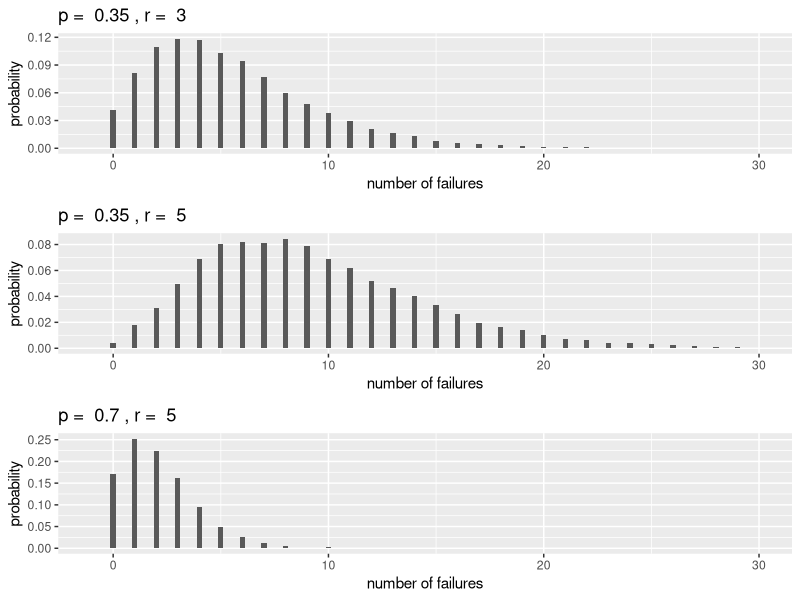
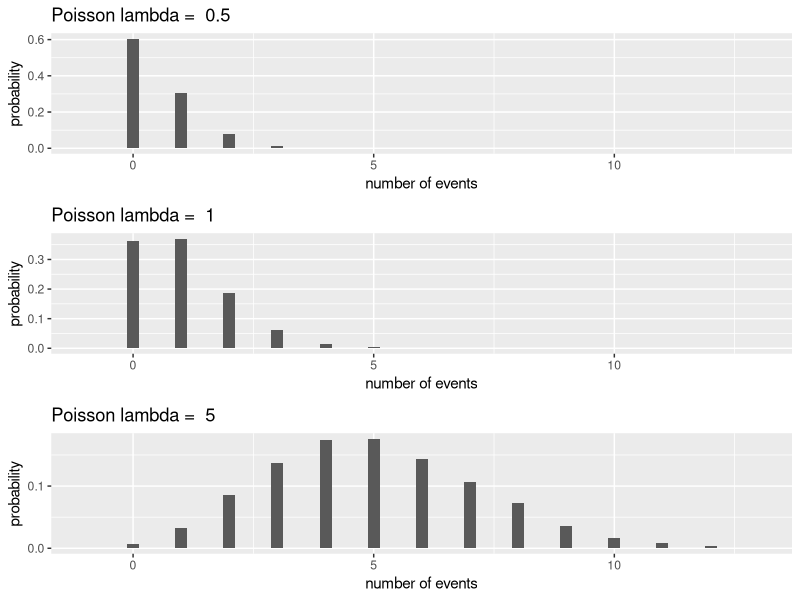
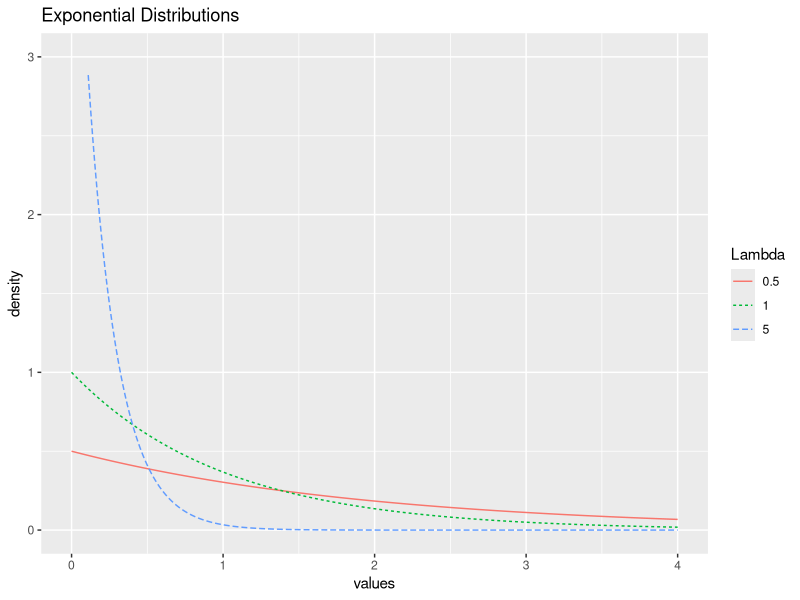
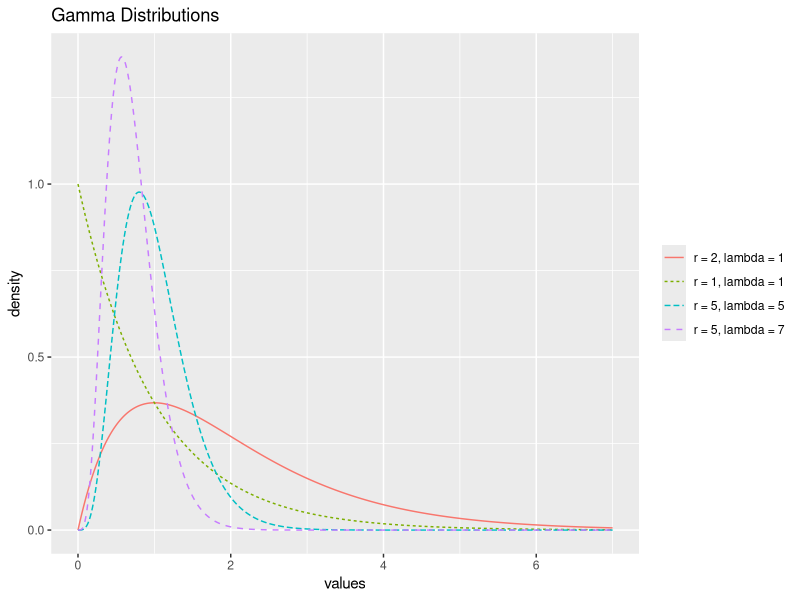

Write the R code that produced these figures, in order.
## ---- chunk 1
# Packages required for Chapter 3
library(gridExtra)  
library(knitr) 
library(kableExtra)
library(tidyverse)
## ---- chunk 2
dbinom(2, size = 10, prob = .25)
## ---- chunk 3
#negativeBinomialPlots
plotNBinom <- function(p, r){
  ynb <- 0:10000
  nbd <- tibble(x = rnbinom(ynb, r, p))
  #breaks <- pretty(range(nbd$x), n = nclass.FD(nbd$x), min.n = 1)  # pretty binning
  #bwidth <- breaks[2] - breaks[1]
  ggplot(nbd, aes(x = x)) +
    geom_histogram(aes(y=..count../sum(..count..)), binwidth = .25) +
    labs(title = paste("p = ", p, ", r = ", r),
         x = "number of failures",
         y = "probability") +
    xlim(-1,30)
}

NBin1 <- plotNBinom(0.35, 3)
NBin2 <- plotNBinom(0.35, 5)
NBin3 <- plotNBinom(0.70, 5)
grid.arrange(NBin1, NBin2, NBin3, ncol = 1)
## ---- chunk 4
#poissonPlots
plotPois <- function(lam){
yp = 0:10000 # possible values
pd <- data.frame(x=rpois(yp, lam))  # generate random deviates
breaks <- pretty(range(pd$x), n = nclass.FD(pd$x), min.n = 1)  # pretty binning
#bwidth <- breaks[2] - breaks[1]
ggplot(pd, aes(x = x)) + geom_histogram(aes(y=..count../sum(..count..)), binwidth = .25) +
  xlab("number of events") + ylab("probability") + 
  labs(title=paste("Poisson lambda = ", lam)) + xlim(-1,13)
}

Pois1 <- plotPois(0.5)
Pois2 <- plotPois(1)
Pois3 <- plotPois(5) + scale_y_continuous(breaks = c(0, 0.1))
grid.arrange(Pois1,Pois2,Pois3,ncol=1)
## ---- chunk 5
#exponentialPlots
x=seq(0,4,by=0.01)  # possible values
probex1 <- dexp(x,.5)  # P(Y=y)
probex2 <- dexp(x,1)
probex3 <- dexp(x,5)
Expdf <- tibble(x,probex1, probex2, probex3) %>%
  rename(x = x,
         `0.5` = probex1,
         `1` = probex2,
         `5` = probex3) %>%
  gather(2:4, key = "Lambda", value = "value") %>%
  mutate(Lambda = factor(Lambda, levels = c("0.5", "1", "5")))
ggplot(data = Expdf, aes(x = x, y = value, color = Lambda)) +
  geom_line(aes(linetype = Lambda)) +
  xlab("values") + ylab("density") + 
  labs(title = "Exponential Distributions") + 
  xlim(0,4) + ylim(0,3)
## ---- chunk 6
x <- seq(0, 7, by = 0.01)
`r = 1, lambda = 1` <- dgamma(x, 1, rate = 1)
`r = 2, lambda = 1` <- dgamma(x, 2, rate = 1) 
`r = 5, lambda = 5` <- dgamma(x, 5, rate = 5)
`r = 5, lambda = 7` <- dgamma(x, 5, rate = 7)

gammaDf <- tibble(x, `r = 1, lambda = 1`, `r = 2, lambda = 1`, `r = 5, lambda = 5`, `r = 5, lambda = 7`) %>%
  gather(2:5, key = "Distribution", value = "value") %>%
  mutate(Distribution = factor(Distribution, 
                               levels = c("r = 2, lambda = 1", 
                                          "r = 1, lambda = 1", 
                                          "r = 5, lambda = 5", 
                                          "r = 5, lambda = 7")))

ggplot(data = gammaDf, aes(x = x, y = value, 
                           color = Distribution)) +
  geom_line(aes(linetype = Distribution)) +
  xlab("values") + ylab("density") + 
  labs(title = "Gamma Distributions") +
  theme(legend.title = element_blank())
